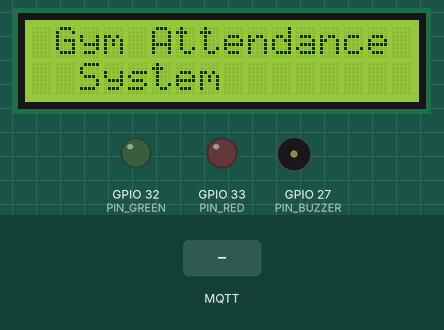
This sketch was run on a simulated ESP32. On the bench: 16×2 character LCD, output pins drawn as LEDs (lit = HIGH), buzzer (waves = sounding, pin HIGH). The inputs (shaded band) are chosen by the test bench. WiFi joins after 1.5 s; servers stay silent unless stated; no MQTT or app messages arrive unless stated; what the sketch prints to the serial monitor is not drawn.

Above: at 2.2 s.
At 5.4 s:
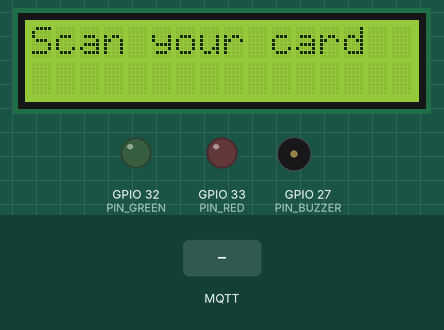
5.5 s: MQTT message "valid" arrives on the second subscribed topic
At 6.9 s:
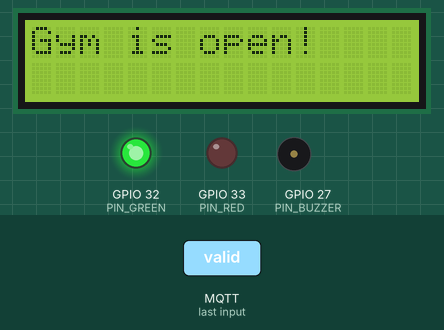
11.5 s: MQTT message "invalid" arrives on the second subscribed topic
At 13.9 s:
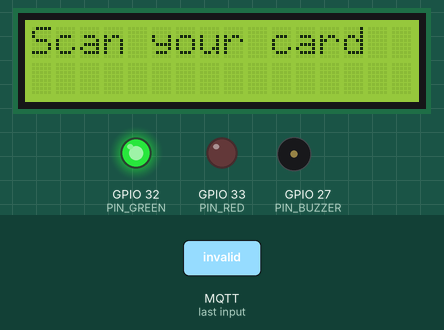
14.5 s: MQTT message "not registered" arrives on the second subscribed topic
At 17.3 s:
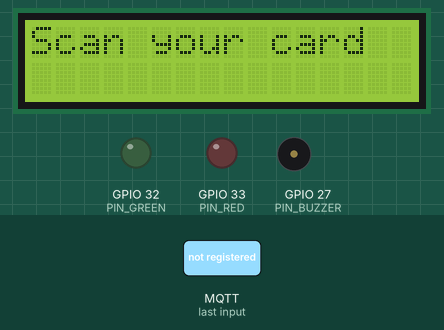
Timing chart, 0 to 18.8 s (numbered marks = the images above; inputs shaded):
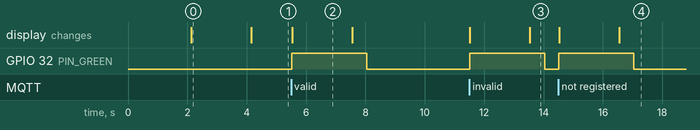

Measured:
- after the input at 5.5 s, GPIO 32 (PIN_GREEN): LOW → HIGH at once, → LOW 2.5 s later; the display: changes at once (image 2)
- after the input at 11.5 s, GPIO 32 (PIN_GREEN): LOW → HIGH at once, → LOW 2.5 s later; the display: first changes at once (image 3 shows a later state)
- after the input at 14.5 s, GPIO 32 (PIN_GREEN): LOW → HIGH at once, → LOW 2.5 s later; the display: first changes at once (image 4 shows a later state)
- what the display in image 0 shows lasts 2.1 s, from 2.1 s to 4.2 s

The sketch:

main.ino
```cpp
#include <WiFi.h>
#include <WiFiClientSecure.h>
#include <PubSubClient.h>
#include <ArduinoJson.h>
#include <LiquidCrystal_I2C.h>
#include <MFRC522.h>

#include "lcd.h"
#include "wifi.h"
#include "rfid.h"
#include "rgb.h"
#include "buzzer.h"

// AWS IoT MQTT Broker
const char *mqtt_broker = "a3lnnu1armgvqt-ats.iot.us-east-1.amazonaws.com";  // Your correct endpoint
const int mqtt_port = 8883;                                                  // Secure port for MQTT with TLS

// MQTT Topics
const char *check_user_topic = "/check_user";      // Replace with your publish topic
const char *user_details_topic = "/user_details";  // Replace with your response topic
const char *gym_status_topic = "/gym_status";      // Replace with your subscribe topic

// Certificates
const char *ca_cert =
  "-----BEGIN CERTIFICATE-----\n"
  "-----END CERTIFICATE-----\n";


const char *client_cert =
  "-----BEGIN CERTIFICATE-----\n"
  "-----END CERTIFICATE-----\n";

const char *private_key =
  "-----BEGIN RSA PRIVATE KEY-----\n"
  "-----END RSA PRIVATE KEY-----\n";

// Pins for peripherals
const int RFID_SS_PIN = 5;
const int RFID_RST_PIN = 0;

#define PIN_RED 33
#define PIN_GREEN 32
#define PIN_BUZZER 27

LiquidCrystal_I2C lcd(0x3F, 16, 2);
MFRC522 rfid(RFID_SS_PIN, RFID_RST_PIN);
WiFiClientSecure wifiClient;
PubSubClient mqttClient(wifiClient);

// Global variables
bool mqttResponseReceived = false;
String mqttResponse = "";
bool gymStatus = false; // false for gym open, true for gym closed

void mqttCallback(char *topic, byte *payload, unsigned int length) {
  char message[length + 1];
  memcpy(message, payload, length);
  message[length] = '\0';

  mqttResponse = String(message);
  mqttResponseReceived = true;

  if(strcmp(topic, gym_status_topic) == 0) {
    // Parse response
    StaticJsonDocument<200> responseDoc;
    deserializeJson(responseDoc, mqttResponse);

    gymStatus = responseDoc["gym_status"];
    if(gymStatus == true) {
      closeGym();
    } else {
      openGym();
    }

    mqttResponseReceived = false;
  }

  Serial.print("Message received on topic ");
  Serial.print(topic);
  Serial.print(": ");
  Serial.println(message);
}

void connectToMQTT() {
  while (!mqttClient.connected()) {
    Serial.println("Connecting to AWS IoT MQTT broker...");
    if (mqttClient.connect("ESP")) {
      Serial.println("Connected to AWS IoT!");
      mqttClient.subscribe(user_details_topic);
      mqttClient.subscribe(gym_status_topic);
    } else {
      Serial.print("Connection failed, rc=");
      Serial.println(mqttClient.state());
      delay(2000);
    }
  }
}

void setup() {
  Serial.begin(9600);

  connectToWiFi();
  initializeRFID(rfid);
  initializeRGB(PIN_RED, PIN_GREEN);
  initializeBuzzer(PIN_BUZZER);
  initializeLCD(lcd);

  // Configure MQTT
  wifiClient.setCACert(ca_cert);
  wifiClient.setCertificate(client_cert);
  wifiClient.setPrivateKey(private_key);

  mqttClient.setServer(mqtt_broker, mqtt_port);
  mqttClient.setCallback(mqttCallback);
  mqttClient.setKeepAlive(6000000000);

  connectToMQTT();
}

void loop() {
  // Maintain MQTT connection
  if (!mqttClient.connected()) {
    connectToMQTT();
  }
  mqttClient.loop();

  if(gymStatus == true) return; // if the gym is closed don't read cards

  // Reset the loop if no new card present on the sensor/reader
  if (!rfid.PICC_IsNewCardPresent())
    return;

  // Verify if the ID has been read
  if (!rfid.PICC_ReadCardSerial())
    return;

  String cardID = "";
  bool validCard = getCardID(rfid, cardID);
  if (!validCard)
    return;

  Serial.print("Card ID is ");
  Serial.println(cardID);

  // Publish card ID to MQTT broker
  StaticJsonDocument<200> doc;
  doc["card_id"] = cardID;
  String message;
  serializeJson(doc, message);

  Serial.println("Publishing card ID to MQTT...");
  mqttClient.publish(check_user_topic, message.c_str());

  // Wait for a response from the server
  unsigned long startTime = millis();
  mqttResponseReceived = false;
  while (!mqttResponseReceived && millis() - startTime < 10000) {
    mqttClient.loop();
  }

  if (mqttResponseReceived) {
    mqttResponseReceived = false;

    // Parse response
    StaticJsonDocument<200> responseDoc;
    deserializeJson(responseDoc, mqttResponse);

    String membershipStatus = responseDoc["status"];
    if (membershipStatus == "valid") {
      String firstName = responseDoc["first_name"];
      int attendances = responseDoc["attendances"];
      validUser(firstName, attendances);
    } else if (membershipStatus == "invalid") {
      invalidUser();
    } else if (membershipStatus == "not registered") {
      notRegisteredUser();

        unsigned long startTime = millis();
      while (!mqttResponseReceived && millis() - startTime < 120000) {
        mqttClient.loop();
      }

      if (mqttResponseReceived) {
        Serial.print("User was registered. Parsing its data...\n");
        mqttResponseReceived = false;

        // Parse response
        StaticJsonDocument<200> responseDoc;
        deserializeJson(responseDoc, mqttResponse);

        String membershipStatus = responseDoc["status"];
        if (membershipStatus == "valid") {
          String firstName = responseDoc["first_name"];
          int attendances = responseDoc["attendances"];
          validUser(firstName, attendances);
        } else if (membershipStatus == "invalid") {
          invalidUser();
        }
      }
    }
  } else {
    Serial.println("No response received from server.");
  }

  delay(3000);

  // Go back to default state
  noColorRGB(PIN_RED, PIN_GREEN);
  displayScanCard(lcd);

  stopRFID(rfid);
}

void validUser(String firstName, int attendances) {
  Serial.print("User is registered and valid\n");
  displayValidUser(lcd, firstName, attendances);
  greenRGB(PIN_RED, PIN_GREEN);
  validUserBuzzer(PIN_BUZZER);
}

void invalidUser() {
  Serial.print("User is registered and invalid\n");
  displayInvalidUser(lcd);
  redRGB(PIN_RED, PIN_GREEN);
  invalidUserBuzzer(PIN_BUZZER);
}

void notRegisteredUser() {
  Serial.print("User is not registered\n");
  displayNotRegisteredUser(lcd);
  orangeRGB(PIN_RED, PIN_GREEN);
}

void closeGym() {
  Serial.print("Gym is closed\n");
  displayGymClosed(lcd);
  redRGB(PIN_RED, PIN_GREEN);
}

void openGym() {
  Serial.print("Gym is open\n");
  greenRGB(PIN_RED, PIN_GREEN);
  displayGymOpen(lcd);
  delay(500);
  noColorRGB(PIN_RED, PIN_GREEN);
}
```

buzzer.h
```cpp
void initializeBuzzer(int PIN_BUZZER) {
  pinMode(PIN_BUZZER, OUTPUT);
}

void validUserBuzzer(int PIN_BUZZER) {
  tone(PIN_BUZZER, 1000, 200);
  delay(100);
  tone(PIN_BUZZER, 1000, 200);
  delay(80);
  tone(PIN_BUZZER, 1500, 300);
}

void invalidUserBuzzer(int PIN_BUZZER) {
  tone(PIN_BUZZER, 350, 600);
}
```

rfid.h
```cpp
#include <MFRC522.h>

void initializeRFID(MFRC522 &rfid) {
  SPI.begin();
  rfid.PCD_Init();
}

bool getCardID(MFRC522 rfid, String &cardID) {
  MFRC522::PICC_Type piccType = rfid.PICC_GetType(rfid.uid.sak);
  Serial.print("PICC type: ");
  Serial.println(rfid.PICC_GetTypeName(piccType));

  // Check if the PICC is of Classic MIFARE type
  if (piccType != MFRC522::PICC_TYPE_MIFARE_MINI &&
      piccType != MFRC522::PICC_TYPE_MIFARE_1K &&
      piccType != MFRC522::PICC_TYPE_MIFARE_4K) {
    Serial.println("Your tag is not of type MIFARE Classic.");
    return false;
  }

  // Read RFID card ID
  for (byte i = 0; i < rfid.uid.size; i++) {
    cardID += String(rfid.uid.uidByte[i] < 0x10 ? "0" : "");
    cardID += String(rfid.uid.uidByte[i], HEX);
  }

  return true;
}

void stopRFID(MFRC522 &rfid) {
  // Halt PICC
  rfid.PICC_HaltA();

  // Stop encryption on PCD
  rfid.PCD_StopCrypto1();
}
```

rgb.h
```cpp
void initializeRGB(int PIN_RED, int PIN_GREEN) {
  pinMode(PIN_RED, OUTPUT);
  pinMode(PIN_GREEN, OUTPUT);
}

void redRGB(int PIN_RED, int PIN_GREEN) {
  analogWrite(PIN_RED,   255);
  analogWrite(PIN_GREEN, 0);
}

void greenRGB(int PIN_RED, int PIN_GREEN) {
  analogWrite(PIN_RED,   0);
  analogWrite(PIN_GREEN, 255);
}

void orangeRGB(int PIN_RED, int PIN_GREEN) {
  analogWrite(PIN_RED,   255);
  analogWrite(PIN_GREEN, 120);
}

void noColorRGB(int PIN_RED, int PIN_GREEN) {
  analogWrite(PIN_RED,   0);
  analogWrite(PIN_GREEN, 0);
}
```

wifi.h
```cpp
#include <WiFi.h>

const char *ssid = "SSID";
const char *password = "PASSWORD";

void connectToWiFi() {
  Serial.println("Connecting to WiFi...");
  WiFi.begin(ssid, password);
  while (WiFi.status() != WL_CONNECTED) {
    delay(1000);
    Serial.println("Connecting...");
  }
  Serial.println("Connected to WiFi");
}
```

lcd.h
```cpp
#include <LiquidCrystal_I2C.h>

void initializeLCD(LiquidCrystal_I2C &lcd) {
  lcd.init();
  lcd.backlight();
  lcd.clear();
  lcd.setCursor(1, 0);
  lcd.print("Gym Attendance");
  lcd.setCursor(2, 6);
  lcd.print("System");
  delay(2000);
  lcd.clear();
  lcd.print("Scan your card");
}

void displayValidUser(LiquidCrystal_I2C lcd, String firstName, int attendances) {
  lcd.clear();
  lcd.print("Welcome ");
  lcd.print(firstName);
  lcd.print("!");
  lcd.setCursor(0, 1);
  lcd.print(attendances);
  lcd.print(" attendances");
}

void displayInvalidUser(LiquidCrystal_I2C lcd) {
  lcd.clear();
  lcd.print("Access denied");
}

void displayNotRegisteredUser(LiquidCrystal_I2C lcd) {
  lcd.clear();
  lcd.print("Not registered!");
  lcd.setCursor(0,1);
  lcd.print("Registering...");
}

void displayRegistered(LiquidCrystal_I2C lcd) {
  lcd.clear();
  lcd.print("Registered!");
  delay(3000);
}

void displayScanCard(LiquidCrystal_I2C lcd) {
  lcd.clear();
  lcd.print("Scan your card");
}

void displayGymClosed(LiquidCrystal_I2C lcd) {
  lcd.clear();
  lcd.print("Gym is closed!");
}

void displayGymOpen(LiquidCrystal_I2C &lcd) {
  lcd.clear();
  lcd.print("Gym is open!");
  delay(2000);
  lcd.clear();
  lcd.print("Scan your card");
}
```
